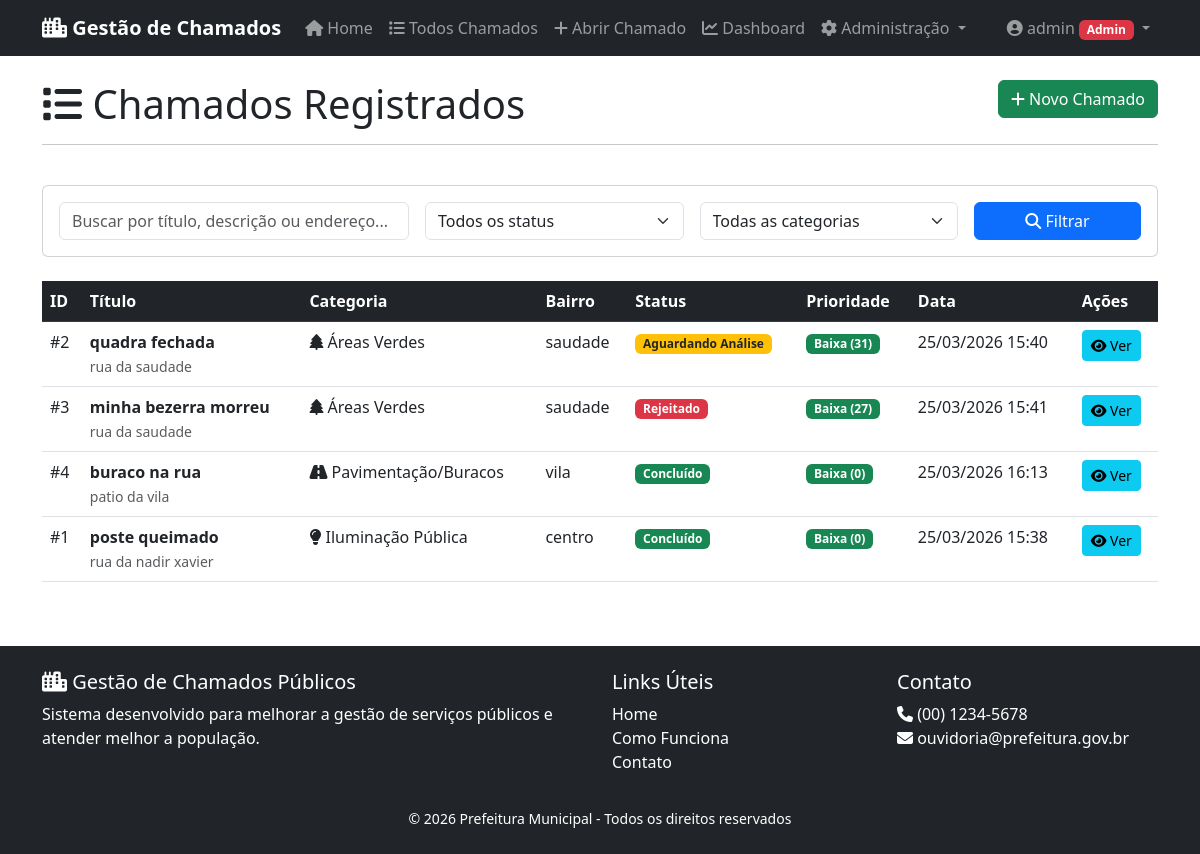
The page /tickets/ (signed in) on the database its author committed.
### accounts/models.py (models this page shows, shortened)
class User(AbstractUser):
    USER_TYPE_CHOICES = (
        ('citizen', 'Cidadão'),
        ('analyst', 'Analista de Ouvidoria'),
        ('manager', 'Gestor'),
        ('admin', 'Administrador'),
    )
    user_type = models.CharField(
        _('Tipo de usuário'),
        max_length=20,
        choices=USER_TYPE_CHOICES,
        default='citizen'
    )
    phone = models.CharField(_('Telefone'), max_length=20, blank=True)
    cpf = models.CharField(_('CPF'), max_length=14, unique=True, blank=True, null=True)
    address = models.TextField(_('Endereço'), blank=True)
    neighborhood = models.CharField(_('Bairro'), max_length=100, blank=True)
    department = models.CharField(_('Departamento'), max_length=100, blank=True, help_text='Ex: Ouvidoria, Infraestrutura, etc')
    created_at = models.DateTimeField(_('Criado em'), auto_now_add=True)
    updated_at = models.DateTimeField(_('Atualizado em'), auto_now=True)
    class Meta:
        verbose_name = _('Usuário')
        verbose_name_plural = _('Usuários')
    def is_manager(self):
        return self.user_type in ['manager', 'admin']
    def can_manage_tickets(self):
        return self.user_type in ['analyst', 'manager', 'admin']

### tickets/models.py (models this page shows, shortened)
class Ticket(models.Model):
    STATUS_CHOICES = (
        ('pending', 'Aguardando Análise'),
        ('approved', 'Aprovado'),
        ('rejected', 'Rejeitado'),
        ('in_progress', 'Em Andamento'),
        ('completed', 'Concluído'),
        ('cancelled', 'Cancelado'),
    )
    title = models.CharField('Título', max_length=200)
    description = models.TextField('Descrição')
    category = models.ForeignKey(Category, on_delete=models.SET_NULL, null=True, verbose_name='Categoria')
    address = models.CharField('Endereço', max_length=255)
    neighborhood = models.CharField('Bairro', max_length=100)
    latitude = models.DecimalField('Latitude', max_digits=10, decimal_places=7, null=True, blank=True)
    longitude = models.DecimalField('Longitude', max_digits=10, decimal_places=7, null=True, blank=True)
    photo = models.ImageField('Foto', upload_to='tickets/%Y/%m/', blank=True, null=True)
    created_by = models.ForeignKey(settings.AUTH_USER_MODEL, on_delete=models.CASCADE, related_name='tickets_created', verbose_name='Criado por')
    analyst = models.ForeignKey(settings.AUTH_USER_MODEL, on_delete=models.SET_NULL, null=True, blank=True, related_name='tickets_analyzed', verbose_name='Analista')
    created_at = models.DateTimeField('Criado em', auto_now_add=True)
    analyzed_at = models.DateTimeField('Analisado em', null=True, blank=True)
    started_at = models.DateTimeField('Iniciado em', null=True, blank=True)
    completed_at = models.DateTimeField('Concluído em', null=True, blank=True)
    status = models.CharField('Status', max_length=20, choices=STATUS_CHOICES, default='pending')
    rejection_reason = models.TextField('Motivo da rejeição', blank=True)
    affected_people_estimate = models.IntegerField('Estimativa de pessoas afetadas', default=1, help_text='Quantas pessoas são afetadas?')
    priority_score = models.FloatField('Score de prioridade', default=0.0, editable=False)
    class Meta:
        verbose_name = 'Ticket'
        verbose_name_plural = 'Tickets'
        ordering = ['-priority_score', '-created_at']

class Category(models.Model):
    name = models.CharField('Nome', max_length=100)
    description = models.TextField('Descrição', blank=True)
    priority_weight = models.FloatField('Peso na prioridade', default=1.0, help_text='Peso para cálculo do score (0-10)')
    is_critical = models.BooleanField('É crítica?', default=False, help_text='Infraestrutura crítica')
    icon = models.CharField('Ícone', max_length=50, blank=True, help_text='Classe do ícone (FontAwesome)')
    created_at = models.DateTimeField('Criado em', auto_now_add=True)
    class Meta:
        verbose_name = 'Categoria'
        verbose_name_plural = 'Categorias'
        ordering = ['-is_critical', 'name']

### tickets/views.py (the view)
# urls.py: path('', views.ticket_list, name='ticket_list'),
@login_required
def ticket_list(request):
    tickets = Ticket.objects.all()
    status_filter = request.GET.get('status')
    category_filter = request.GET.get('category')
    search_query = request.GET.get('search')
    if status_filter:
        tickets = tickets.filter(status=status_filter)
    if category_filter:
        tickets = tickets.filter(category_id=category_filter)
    if search_query:
        tickets = tickets.filter(
            Q(title__icontains=search_query) |
            Q(description__icontains=search_query) |
            Q(address__icontains=search_query)
        )
    paginator = Paginator(tickets, 20)
    page_number = request.GET.get('page')
    page_obj = paginator.get_page(page_number)
    categories = Category.objects.all()
    context = {
        'tickets': page_obj,
        'categories': categories,
        'status_choices': Ticket.STATUS_CHOICES,
    }
    return render(request, 'tickets/list.html', context)

### tickets/templates/tickets/list.html (shortened to what this page needs)
{% extends 'base.html' %}
{% block content %}
<div class="row mb-4">
    <div class="col-12">
        <h1 class="display-6">
            <i class="fas fa-list"></i> Chamados Registrados
            <a href="{% url 'tickets:ticket_create' %}" class="btn btn-success float-end">
                <i class="fas fa-plus"></i> Novo Chamado
            </a>
        </h1>
        <hr>
    </div>
</div>
<div class="row mb-4">
    <div class="col-12">
        <div class="card">
            <div class="card-body">
                <form method="get" class="row g-3">
                    <div class="col-md-4">
                        <input type="text" name="search" class="form-control" placeholder="Buscar por título, descrição ou endereço..." value="{{ request.GET.search }}">
                    </div>
                    <div class="col-md-3">
                        <select name="status" class="form-select">
                            <option value="">Todos os status</option>
                        </select>
                    </div>
                    <div class="col-md-3">
                        <select name="category" class="form-select">
                            <option value="">Todas as categorias</option>
                        </select>
                    </div>
                    <div class="col-md-2">
                        <button type="submit" class="btn btn-primary w-100">
                            <i class="fas fa-search"></i> Filtrar
                        </button>
                    </div>
                </form>
            </div>
        </div>
    </div>
</div>
<div class="row">
    <div class="col-12">
        {% if tickets %}
        <div class="table-responsive">
            <table class="table table-hover">
                <thead class="table-dark">
                    <tr>
                        <th>ID</th>
                        <th>Título</th>
                        <th>Categoria</th>
                        <th>Bairro</th>
                        <th>Status</th>
                        <th>Prioridade</th>
                        <th>Data</th>
                        <th>Ações</th>
                    </tr>
                </thead>
                <tbody>
                    {% for ticket in tickets %}
                    <tr>
                        <td>#{{ ticket.id }}</td>
                        <td>
                            <strong>{{ ticket.title }}</strong><br>
                            <small class="text-muted">{{ ticket.address|truncatechars:30 }}</small>
                        </td>
                        <td>
                            {% if ticket.category %}
                            <i class="fas {{ ticket.category.icon }}"></i> {{ ticket.category.name }}
                            {% else %}
                            Sem categoria
                            {% endif %}
                        </td>
                        <td>{{ ticket.neighborhood }}</td>
                        <td>
                            {% if ticket.status == 'pending' %}
                            <span class="badge bg-warning text-dark">Aguardando Análise</span>
                            {% elif ticket.status == 'approved' %}
                            <span class="badge bg-info">Aprovado</span>
                            {% elif ticket.status == 'rejected' %}
                            <span class="badge bg-danger">Rejeitado</span>
                            {% elif ticket.status == 'in_progress' %}
                            <span class="badge bg-primary">Em Andamento</span>
                            {% elif ticket.status == 'completed' %}
                            <span class="badge bg-success">Concluído</span>
                            {% elif ticket.status == 'cancelled' %}
                            <span class="badge bg-secondary">Cancelado</span>
                            {% endif %}
                        </td>
                        <td>
                            {% with score=ticket.priority_score %}
                            {% if score >= 70 %}
                            <span class="badge bg-danger">Alta ({{ score|floatformat:0 }})</span>
                            {% elif score >= 40 %}
                            <span class="badge bg-warning text-dark">Média ({{ score|floatformat:0 }})</span>
                            {% else %}
                            <span class="badge bg-success">Baixa ({{ score|floatformat:0 }})</span>
                            {% endif %}
                            {% endwith %}
                        </td>
                        <td>{{ ticket.created_at|date:"d/m/Y H:i" }}</td>
                        <td>
                            <a href="{% url 'tickets:ticket_detail' ticket.id %}" class="btn btn-sm btn-info">
                                <i class="fas fa-eye"></i> Ver
                            </a>
                        </td>
                    </tr>
                    {% endfor %}
                </tbody>
            </table>
        </div>
        {% endif %}
    </div>
</div>
{% endblock %}

### templates/base.html (shortened to what this page needs)
<!DOCTYPE html>
<html lang="pt-br">
<head>
    <link href="https://cdn.jsdelivr.net/npm/bootstrap@5.3.0/dist/css/bootstrap.min.css" rel="stylesheet">
    <link rel="stylesheet" href="https://cdnjs.cloudflare.com/ajax/libs/font-awesome/6.4.0/css/all.min.css">
</head>
<body>
    <nav class="navbar navbar-expand-lg navbar-dark bg-dark sticky-top">
        <div class="container">
            <a class="navbar-brand" href="{% url 'home' %}">
                <i class="fas fa-city"></i> Gestão de Chamados
            </a>
            <div class="collapse navbar-collapse" id="navbarNav">
                <ul class="navbar-nav me-auto">
                    <li class="nav-item">
                        <a class="nav-link" href="{% url 'home' %}">
                            <i class="fas fa-home"></i> Home
                        </a>
                    </li>
                    {% if user.is_authenticated %}
                    <li class="nav-item">
                        <a class="nav-link" href="{% url 'tickets:ticket_list' %}">
                            <i class="fas fa-list"></i> Todos Chamados
                        </a>
                    </li>
                    <li class="nav-item">
                        <a class="nav-link" href="{% url 'tickets:ticket_create' %}">
                            <i class="fas fa-plus"></i> Abrir Chamado
                        </a>
                    </li>
                    {% endif %}
                    {% if user.is_authenticated and user.can_manage_tickets %}
                    <li class="nav-item">
                        <a class="nav-link" href="{% url 'tickets:dashboard' %}">
                            <i class="fas fa-chart-line"></i> Dashboard
                        </a>
                    </li>
                    {% endif %}
                    {% if user.is_authenticated and user.is_manager %}
                    <li class="nav-item dropdown">
                        <a class="nav-link dropdown-toggle" href="#" id="adminMenu" role="button" data-bs-toggle="dropdown">
                            <i class="fas fa-cog"></i> Administração
                        </a>
                    </li>
                    {% endif %}
                </ul>
                <ul class="navbar-nav">
                    {% if user.is_authenticated %}
                    <li class="nav-item dropdown">
                        <a class="nav-link dropdown-toggle" href="#" id="userDropdown" role="button" data-bs-toggle="dropdown">
                            <i class="fas fa-user-circle"></i> {{ user.get_full_name|default:user.username }}
                            {% if user.user_type == 'analyst' %}
                            <span class="badge bg-info">Analista</span>
                            {% elif user.user_type == 'manager' %}
                            <span class="badge bg-warning">Gestor</span>
                            {% elif user.user_type == 'admin' %}
                            <span class="badge bg-danger">Admin</span>
                            {% endif %}
                        </a>
                    </li>
                    {% endif %}
                </ul>
            </div>
        </div>
    </nav>
    <main class="container mt-4">
        {% block content %}{% endblock %}
    </main>
    <footer class="bg-dark text-white mt-5 py-4">
        <div class="container">
            <div class="row">
                <div class="col-md-6">
                    <h5><i class="fas fa-city"></i> Gestão de Chamados Públicos</h5>
                    <p>Sistema desenvolvido para melhorar a gestão de serviços públicos e atender melhor a população.</p>
                </div>
                <div class="col-md-3">
                    <h5>Links Úteis</h5>
                    <ul class="list-unstyled">
                        <li><a href="{% url 'home' %}" class="text-white text-decoration-none">Home</a></li>
                        <li><a href="#" class="text-white text-decoration-none">Como Funciona</a></li>
                        <li><a href="#" class="text-white text-decoration-none">Contato</a></li>
                    </ul>
                </div>
                <div class="col-md-3">
                    <h5>Contato</h5>
                    <ul class="list-unstyled">
                        <li><i class="fas fa-phone"></i> (00) 1234-5678</li>
                        <li><i class="fas fa-envelope"></i> ouvidoria@prefeitura.gov.br</li>
                    </ul>
                </div>
            </div>
            <div class="text-center mt-3">
                <small>&copy; 2026 Prefeitura Municipal - Todos os direitos reservados</small>
            </div>
        </div>
    </footer>
</body>
</html>

### templates/base.html (style rules this page uses)
.navbar-brand { font-weight: bold; }

### rows shown on the page
User: get_full_name "admin"
Ticket: id "2", title "quadra fechada", address "rua da saudade", category.name "Áreas Verdes", neighborhood "saudade", status "Aguardando Análise", priority_score "31", created_at "25/03/2026 15:40"
Ticket: id "3", title "minha bezerra morreu", address "rua da saudade", category.name "Áreas Verdes", neighborhood "saudade", status "Rejeitado", priority_score "27", created_at "25/03/2026 15:41"
Ticket: id "4", title "buraco na rua", address "patio da vila", category.name "Pavimentação/Buracos", neighborhood "vila", status "Concluído", priority_score "0", created_at "25/03/2026 16:13"
Ticket: id "1", title "poste queimado", address "rua da nadir xavier", category.name "Iluminação Pública", neighborhood "centro", status "Concluído", priority_score "0", created_at "25/03/2026 15:38"
